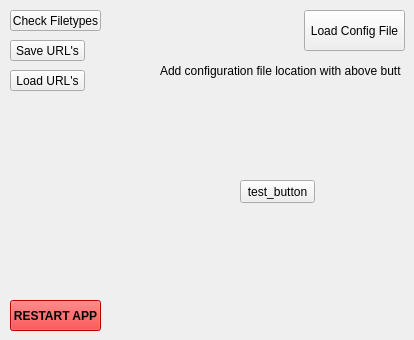
    <widget class="QWidget" name="utilities_tab">
     <attribute name="title">
      <string>Utilities</string>
     </attribute>
     <widget class="QPushButton" name="check_filetypes_button">
      <property name="geometry">
       <rect>
        <x>10</x>
        <y>10</y>
        <width>91</width>
        <height>21</height>
       </rect>
      </property>
      <property name="text">
       <string>Check Filetypes</string>
      </property>
     </widget>
     <widget class="QPushButton" name="restart_button">
      <property name="geometry">
       <rect>
        <x>10</x>
        <y>300</y>
        <width>91</width>
        <height>31</height>
       </rect>
      </property>
      <property name="font">
       <font>
        <weight>75</weight>
        <bold>true</bold>
       </font>
      </property>
      <property name="styleSheet">
       <string notr="true">background-color: rgb(255, 0, 0);
selection-color: rgb(255, 255, 255);
selection-background-color: rgb(255, 255, 0);</string>
      </property>
      <property name="text">
       <string>RESTART APP</string>
      </property>
     </widget>
     <widget class="QPushButton" name="save_urls_button">
      <property name="geometry">
       <rect>
        <x>10</x>
        <y>40</y>
        <width>75</width>
        <height>21</height>
       </rect>
      </property>
      <property name="text">
       <string>Save URL's</string>
      </property>
     </widget>
     <widget class="QPushButton" name="load_urls_button">
      <property name="geometry">
       <rect>
        <x>10</x>
        <y>70</y>
        <width>75</width>
        <height>21</height>
       </rect>
      </property>
      <property name="text">
       <string>Load URL's</string>
      </property>
     </widget>
     <widget class="QPushButton" name="add_config_file_button_2">
      <property name="geometry">
       <rect>
        <x>304</x>
        <y>10</y>
        <width>101</width>
        <height>41</height>
       </rect>
      </property>
      <property name="text">
       <string>Load Config File</string>
      </property>
     </widget>
     <widget class="QLabel" name="config_label">
      <property name="geometry">
       <rect>
        <x>160</x>
        <y>60</y>
        <width>241</width>
        <height>21</height>
       </rect>
      </property>
      <property name="text">
       <string>Add configuration file location with above button</string>
      </property>
     </widget>
     <widget class="QPushButton" name="test_button">
      <property name="geometry">
       <rect>
        <x>240</x>
        <y>180</y>
        <width>75</width>
        <height>23</height>
       </rect>
      </property>
      <property name="text">
       <string>test_button</string>
      </property>
     </widget>
    </widget>
